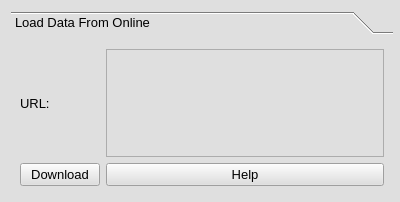
<?xml version="1.0" encoding="UTF-8"?>
<ui version="4.0">
 <class>Form_remote_file</class>
 <widget class="QWidget" name="Form_remote_file">
  <property name="geometry">
   <rect>
    <x>0</x>
    <y>0</y>
    <width>400</width>
    <height>202</height>
   </rect>
  </property>
  <property name="minimumSize">
   <size>
    <width>400</width>
    <height>202</height>
   </size>
  </property>
  <property name="maximumSize">
   <size>
    <width>400</width>
    <height>202</height>
   </size>
  </property>
  <property name="font">
   <font>
    <stylestrategy>NoAntialias</stylestrategy>
   </font>
  </property>
  <property name="windowTitle">
   <string>Form</string>
  </property>
  <property name="styleSheet">
   <string notr="true">background-color: rgb(223, 223, 223);</string>
  </property>
  <layout class="QGridLayout" name="gridLayout_2">
   <item row="0" column="0">
    <widget class="QToolBox" name="toolBlox">
     <property name="enabled">
      <bool>true</bool>
     </property>
     <property name="minimumSize">
      <size>
       <width>382</width>
       <height>184</height>
      </size>
     </property>
     <property name="maximumSize">
      <size>
       <width>382</width>
       <height>185</height>
      </size>
     </property>
     <property name="font">
      <font>
       <pointsize>10</pointsize>
       <weight>50</weight>
       <bold>false</bold>
       <underline>false</underline>
      </font>
     </property>
     <property name="currentIndex">
      <number>0</number>
     </property>
     <widget class="QWidget" name="page">
      <property name="geometry">
       <rect>
        <x>0</x>
        <y>0</y>
        <width>382</width>
        <height>154</height>
       </rect>
      </property>
      <attribute name="label">
       <string>Load Data From Online</string>
      </attribute>
      <layout class="QGridLayout" name="gridLayout">
       <item row="0" column="0">
        <widget class="QLabel" name="label_lx">
         <property name="font">
          <font>
           <pointsize>10</pointsize>
          </font>
         </property>
         <property name="text">
          <string>URL:</string>
         </property>
        </widget>
       </item>
       <item row="0" column="1">
        <widget class="QPlainTextEdit" name="PlainTextEdit_url">
         <property name="font">
          <font>
           <pointsize>10</pointsize>
          </font>
         </property>
        </widget>
       </item>
       <item row="3" column="0">
        <widget class="QPushButton" name="pushButton_download">
         <property name="font">
          <font>
           <pointsize>10</pointsize>
          </font>
         </property>
         <property name="text">
          <string>Download</string>
         </property>
        </widget>
       </item>
       <item row="3" column="1">
        <widget class="QPushButton" name="pushButton_home_download">
         <property name="font">
          <font>
           <pointsize>10</pointsize>
          </font>
         </property>
         <property name="text">
          <string>Help</string>
         </property>
        </widget>
       </item>
      </layout>
     </widget>
    </widget>
   </item>
  </layout>
 </widget>
 <resources/>
 <connections/>
</ui>
